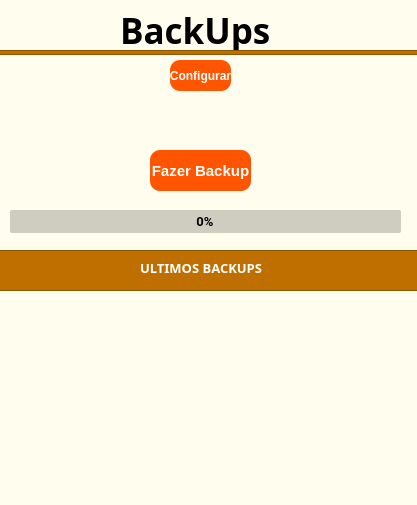
<?xml version="1.0" encoding="UTF-8"?>
<ui version="4.0">
 <class>MainWindow</class>
 <widget class="QMainWindow" name="MainWindow">
  <property name="geometry">
   <rect>
    <x>0</x>
    <y>0</y>
    <width>417</width>
    <height>505</height>
   </rect>
  </property>
  <property name="minimumSize">
   <size>
    <width>417</width>
    <height>505</height>
   </size>
  </property>
  <property name="maximumSize">
   <size>
    <width>417</width>
    <height>505</height>
   </size>
  </property>
  <property name="windowTitle">
   <string>BackUps </string>
  </property>
  <property name="styleSheet">
   <string notr="true">background-color: rgb(255, 254, 238);</string>
  </property>
  <widget class="QWidget" name="centralwidget">
   <widget class="QLabel" name="label">
    <property name="geometry">
     <rect>
      <x>120</x>
      <y>-10</y>
      <width>171</width>
      <height>81</height>
     </rect>
    </property>
    <property name="font">
     <font>
      <family>Poppins Black</family>
      <pointsize>26</pointsize>
      <weight>75</weight>
      <bold>true</bold>
     </font>
    </property>
    <property name="text">
     <string>BackUps</string>
    </property>
   </widget>
   <widget class="QPushButton" name="runbackup">
    <property name="geometry">
     <rect>
      <x>150</x>
      <y>150</y>
      <width>101</width>
      <height>41</height>
     </rect>
    </property>
    <property name="font">
     <font>
      <family>Segoe UI</family>
      <pointsize>11</pointsize>
      <weight>75</weight>
      <bold>true</bold>
     </font>
    </property>
    <property name="styleSheet">
     <string notr="true">QPushButton{
	border-radius: 10px;
	background-color: rgb(255, 85, 0);
	color: rgb(255, 255, 255);
}
QPushButton:hover{
	border: 2px solid rgb(108, 108, 108);
	background-color:rgb(232, 73, 0);
	color: rgb(255, 255, 255);
}

QPushButton:pressed{
	border: 2px solid rgb(38, 38, 38);
	background-color: rgb(144, 46, 0);
	color: rgb(255, 255, 255);
}
</string>
    </property>
    <property name="text">
     <string>Fazer Backup</string>
    </property>
   </widget>
   <widget class="QPushButton" name="config">
    <property name="geometry">
     <rect>
      <x>170</x>
      <y>60</y>
      <width>61</width>
      <height>31</height>
     </rect>
    </property>
    <property name="font">
     <font>
      <family>Segoe UI</family>
      <pointsize>9</pointsize>
      <weight>75</weight>
      <bold>true</bold>
     </font>
    </property>
    <property name="styleSheet">
     <string notr="true">QPushButton{
	border-radius: 10px;
	background-color: rgb(255, 85, 0);
	color: rgb(255, 255, 255);
}
QPushButton:hover{
	border: 2px solid rgb(108, 108, 108);
	background-color:rgb(232, 73, 0);
	color: rgb(255, 255, 255);
}

QPushButton:pressed{
	border: 2px solid rgb(38, 38, 38);
	background-color: rgb(144, 46, 0);
	color: rgb(255, 255, 255);
}
</string>
    </property>
    <property name="text">
     <string>Configurar</string>
    </property>
   </widget>
   <widget class="QFrame" name="frame">
    <property name="geometry">
     <rect>
      <x>-30</x>
      <y>250</y>
      <width>481</width>
      <height>41</height>
     </rect>
    </property>
    <property name="styleSheet">
     <string notr="true">background-color: rgb(190, 111, 0);</string>
    </property>
    <property name="frameShape">
     <enum>QFrame::StyledPanel</enum>
    </property>
    <property name="frameShadow">
     <enum>QFrame::Raised</enum>
    </property>
    <widget class="QLabel" name="label_2">
     <property name="geometry">
      <rect>
       <x>170</x>
       <y>10</y>
       <width>131</width>
       <height>16</height>
      </rect>
     </property>
     <property name="font">
      <font>
       <family>Segoe UI Black</family>
       <pointsize>10</pointsize>
       <weight>75</weight>
       <bold>true</bold>
      </font>
     </property>
     <property name="styleSheet">
      <string notr="true">color: rgb(255, 255, 255);</string>
     </property>
     <property name="text">
      <string>ULTIMOS BACKUPS</string>
     </property>
    </widget>
   </widget>
   <widget class="QFrame" name="frame_2">
    <property name="geometry">
     <rect>
      <x>-30</x>
      <y>50</y>
      <width>481</width>
      <height>5</height>
     </rect>
    </property>
    <property name="styleSheet">
     <string notr="true">background-color: rgb(190, 111, 0);</string>
    </property>
    <property name="frameShape">
     <enum>QFrame::StyledPanel</enum>
    </property>
    <property name="frameShadow">
     <enum>QFrame::Raised</enum>
    </property>
   </widget>
   <widget class="QProgressBar" name="progressBar">
    <property name="enabled">
     <bool>true</bool>
    </property>
    <property name="geometry">
     <rect>
      <x>10</x>
      <y>210</y>
      <width>391</width>
      <height>23</height>
     </rect>
    </property>
    <property name="font">
     <font>
      <family>Roboto</family>
      <pointsize>10</pointsize>
      <weight>75</weight>
      <bold>true</bold>
     </font>
    </property>
    <property name="styleSheet">
     <string notr="true">QProgressBar {
	
	
	background-color: rgb(206, 205, 192);
	
	color: rgb(0, 0, 0);
	border-style: none;
	border-radius: 2px;
	text-align: center;
}
QProgressBar::chunk{
	border-radius: 2px;
	
	background-color: rgb(0, 170, 255);
}</string>
    </property>
    <property name="value">
     <number>0</number>
    </property>
    <property name="alignment">
     <set>Qt::AlignCenter</set>
    </property>
    <property name="invertedAppearance">
     <bool>false</bool>
    </property>
    <property name="textDirection">
     <enum>QProgressBar::TopToBottom</enum>
    </property>
   </widget>
  </widget>
  <widget class="QStatusBar" name="statusbar"/>
 </widget>
 <resources/>
 <connections/>
</ui>
